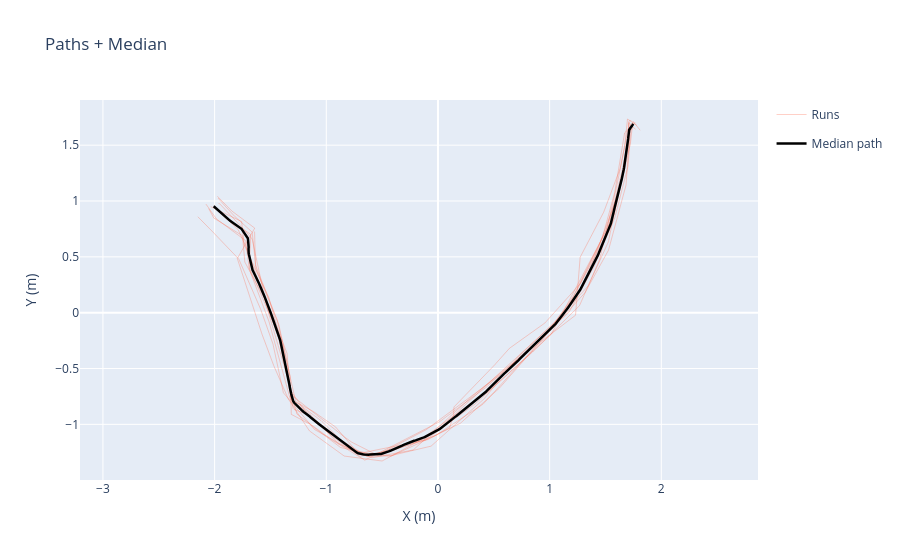

The notebook cell saved with this chart:
### Markdown cell above
**Trajetórias 2 câmeras (winsorize) — todas as runs** com mediana calculada.

### Code cell
fig = go.Figure()

for i, (px, py) in enumerate(p for p in paths_winsorized_2cam if p is not None):
    fig.add_trace(go.Scatter(
        x=px, y=py,
        mode='lines', name=f'Runs',
        line=dict(color='tomato', width=1),
        opacity=0.3,
        legendgroup='runs', showlegend=(i == 0)
    ))

fig.add_trace(go.Scatter(
    x=median_path_winsorized_x_2cam, y=median_path_winsorized_y_2cam,
    mode='lines', name='Median path',
    line=dict(color='black', width=2.5)
))

fig.update_layout(
    title='Paths + Median',
    xaxis_title='X (m)', yaxis_title='Y (m)',
    yaxis_scaleanchor='x', hovermode='closest'
)
fig.show()

### Figure 1 — Plotly figure (JSON) as saved in the notebook; plotly's stock layout.template omitted (floating-point values rounded to 4 significant figures; data arrays with more than 128 entries replaced by an {"elided": "..."} marker saying what was removed)
{"data": [{"legendgroup": "runs", "line": {"color": "tomato", "width": 1}, "mode": "lines", "name": "Runs", "opacity": 0.3, "showlegend": true, "type": "scatter", "x": {"elided": "500 float values"}, "y": {"elided": "500 float values"}}, {"legendgroup": "runs", "line": {"color": "tomato", "width": 1}, "mode": "lines", "name": "Runs", "opacity": 0.3, "showlegend": false, "type": "scatter", "x": {"elided": "500 float values"}, "y": {"elided": "500 float values"}}, {"legendgroup": "runs", "line": {"color": "tomato", "width": 1}, "mode": "lines", "name": "Runs", "opacity": 0.3, "showlegend": false, "type": "scatter", "x": {"elided": "500 float values"}, "y": {"elided": "500 float values"}}, {"legendgroup": "runs", "line": {"color": "tomato", "width": 1}, "mode": "lines", "name": "Runs", "opacity": 0.3, "showlegend": false, "type": "scatter", "x": {"elided": "500 float values"}, "y": {"elided": "500 float values"}}, {"legendgroup": "runs", "line": {"color": "tomato", "width": 1}, "mode": "lines", "name": "Runs", "opacity": 0.3, "showlegend": false, "type": "scatter", "x": {"elided": "500 float values"}, "y": {"elided": "500 float values"}}, {"legendgroup": "runs", "line": {"color": "tomato", "width": 1}, "mode": "lines", "name": "Runs", "opacity": 0.3, "showlegend": false, "type": "scatter", "x": {"elided": "500 float values"}, "y": {"elided": "500 float values"}}, {"legendgroup": "runs", "line": {"color": "tomato", "width": 1}, "mode": "lines", "name": "Runs", "opacity": 0.3, "showlegend": false, "type": "scatter", "x": {"elided": "500 float values"}, "y": {"elided": "500 float values"}}, {"legendgroup": "runs", "line": {"color": "tomato", "width": 1}, "mode": "lines", "name": "Runs", "opacity": 0.3, "showlegend": false, "type": "scatter", "x": {"elided": "500 float values"}, "y": {"elided": "500 float values"}}, {"legendgroup": "runs", "line": {"color": "tomato", "width": 1}, "mode": "lines", "name": "Runs", "opacity": 0.3, "showlegend": false, "type": "scatter", "x": {"elided": "500 float values"}, "y": {"elided": "500 float values"}}, {"legendgroup": "runs", "line": {"color": "tomato", "width": 1}, "mode": "lines", "name": "Runs", "opacity": 0.3, "showlegend": false, "type": "scatter", "x": {"elided": "500 float values"}, "y": {"elided": "500 float values"}}, {"line": {"color": "black", "width": 2.5}, "mode": "lines", "name": "Median path", "type": "scatter", "x": {"elided": "500 float values"}, "y": {"elided": "500 float values"}}], "layout": {"hovermode": "closest", "title": {"text": "Paths + Median"}, "xaxis": {"title": {"text": "X (m)"}}, "yaxis": {"scaleanchor": "x", "title": {"text": "Y (m)"}}}}
